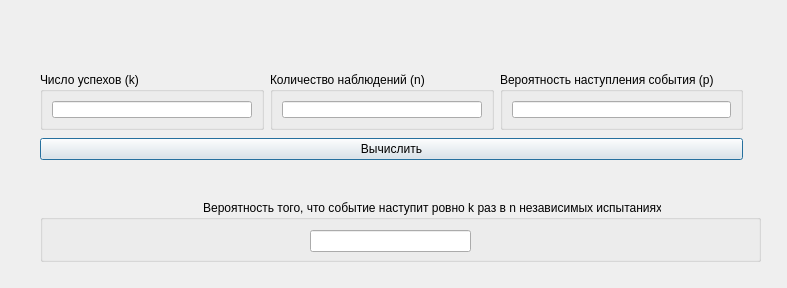
<?xml version="1.0" encoding="UTF-8"?>
<ui version="4.0">
 <class>Calculator</class>
 <widget class="QDialog" name="Calculator">
  <property name="geometry">
   <rect>
    <x>0</x>
    <y>0</y>
    <width>787</width>
    <height>288</height>
   </rect>
  </property>
  <property name="sizePolicy">
   <sizepolicy hsizetype="Preferred" vsizetype="Preferred">
    <horstretch>0</horstretch>
    <verstretch>0</verstretch>
   </sizepolicy>
  </property>
  <property name="maximumSize">
   <size>
    <width>16777215</width>
    <height>10000</height>
   </size>
  </property>
  <property name="windowTitle">
   <string>Калькулятор</string>
  </property>
  <widget class="QWidget" name="verticalLayoutWidget">
   <property name="geometry">
    <rect>
     <x>40</x>
     <y>70</y>
     <width>703</width>
     <height>93</height>
    </rect>
   </property>
   <layout class="QVBoxLayout" name="verticalLayout_5">
    <item>
     <layout class="QHBoxLayout" name="horizontalLayout_2">
      <item>
       <widget class="QGroupBox" name="groupBox_3">
        <property name="sizePolicy">
         <sizepolicy hsizetype="Preferred" vsizetype="Preferred">
          <horstretch>0</horstretch>
          <verstretch>0</verstretch>
         </sizepolicy>
        </property>
        <property name="maximumSize">
         <size>
          <width>16777215</width>
          <height>58</height>
         </size>
        </property>
        <property name="title">
         <string>Число успехов (k)</string>
        </property>
        <layout class="QVBoxLayout" name="verticalLayout_2">
         <item>
          <widget class="QLineEdit" name="succ">
           <property name="sizePolicy">
            <sizepolicy hsizetype="Expanding" vsizetype="Maximum">
             <horstretch>0</horstretch>
             <verstretch>0</verstretch>
            </sizepolicy>
           </property>
           <property name="maximumSize">
            <size>
             <width>16777215</width>
             <height>25</height>
            </size>
           </property>
          </widget>
         </item>
        </layout>
       </widget>
      </item>
      <item>
       <widget class="QGroupBox" name="groupBox">
        <property name="sizePolicy">
         <sizepolicy hsizetype="Preferred" vsizetype="Preferred">
          <horstretch>0</horstretch>
          <verstretch>0</verstretch>
         </sizepolicy>
        </property>
        <property name="maximumSize">
         <size>
          <width>16777215</width>
          <height>58</height>
         </size>
        </property>
        <property name="title">
         <string>Количество наблюдений (n)</string>
        </property>
        <layout class="QHBoxLayout" name="horizontalLayout">
         <item>
          <widget class="QLineEdit" name="count">
           <property name="sizePolicy">
            <sizepolicy hsizetype="Expanding" vsizetype="Maximum">
             <horstretch>0</horstretch>
             <verstretch>0</verstretch>
            </sizepolicy>
           </property>
           <property name="maximumSize">
            <size>
             <width>16777215</width>
             <height>25</height>
            </size>
           </property>
          </widget>
         </item>
        </layout>
       </widget>
      </item>
      <item>
       <widget class="QGroupBox" name="groupBox_2">
        <property name="sizePolicy">
         <sizepolicy hsizetype="Preferred" vsizetype="Preferred">
          <horstretch>0</horstretch>
          <verstretch>0</verstretch>
         </sizepolicy>
        </property>
        <property name="maximumSize">
         <size>
          <width>16777215</width>
          <height>58</height>
         </size>
        </property>
        <property name="toolTip">
         <string>Использовать (.)</string>
        </property>
        <property name="title">
         <string>Вероятность наступления события (p)</string>
        </property>
        <layout class="QVBoxLayout" name="verticalLayout">
         <item>
          <widget class="QLineEdit" name="prob">
           <property name="sizePolicy">
            <sizepolicy hsizetype="Expanding" vsizetype="Maximum">
             <horstretch>0</horstretch>
             <verstretch>0</verstretch>
            </sizepolicy>
           </property>
           <property name="maximumSize">
            <size>
             <width>16777215</width>
             <height>25</height>
            </size>
           </property>
           <property name="toolTip">
            <string>Использовать (.)</string>
           </property>
          </widget>
         </item>
        </layout>
       </widget>
      </item>
     </layout>
    </item>
    <item>
     <widget class="QPushButton" name="Calculate">
      <property name="text">
       <string>Вычислить</string>
      </property>
     </widget>
    </item>
   </layout>
  </widget>
  <widget class="QLabel" name="label">
   <property name="geometry">
    <rect>
     <x>290</x>
     <y>20</y>
     <width>231</width>
     <height>41</height>
    </rect>
   </property>
   <property name="text">
    <string/>
   </property>
   <property name="pixmap">
    <pixmap resource="resource.qrc">:/rec/img/form.png</pixmap>
   </property>
  </widget>
  <widget class="QGroupBox" name="groupBox_4">
   <property name="geometry">
    <rect>
     <x>40</x>
     <y>200</y>
     <width>721</width>
     <height>62</height>
    </rect>
   </property>
   <property name="title">
    <string>                                                 Вероятность того, что событие наступит ровно k раз в n независимых испытаниях</string>
   </property>
   <widget class="QLineEdit" name="answerField">
    <property name="geometry">
     <rect>
      <x>270</x>
      <y>30</y>
      <width>161</width>
      <height>22</height>
     </rect>
    </property>
    <property name="readOnly">
     <bool>true</bool>
    </property>
   </widget>
  </widget>
 </widget>
 <resources>
  <include location="resource.qrc"/>
 </resources>
 <connections/>
</ui>
